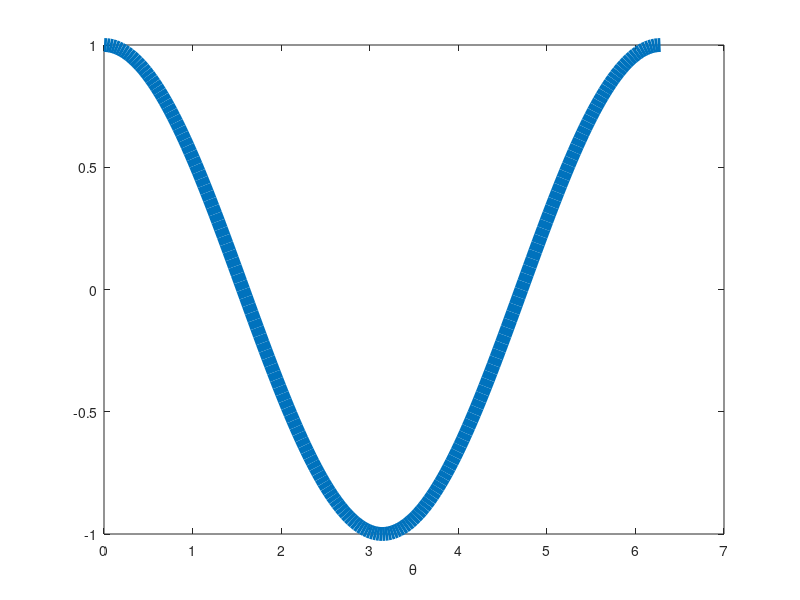

This figure's MATLAB source:
% kcosine wave for urdu electric machine 


clc
clear all
format long

grid on
axis on

t=0:pi/100:2*pi;
plot(t,cos(t),"linewidth",10)
xlabel('\theta')



print -demf kcosineOneCycle.emf
